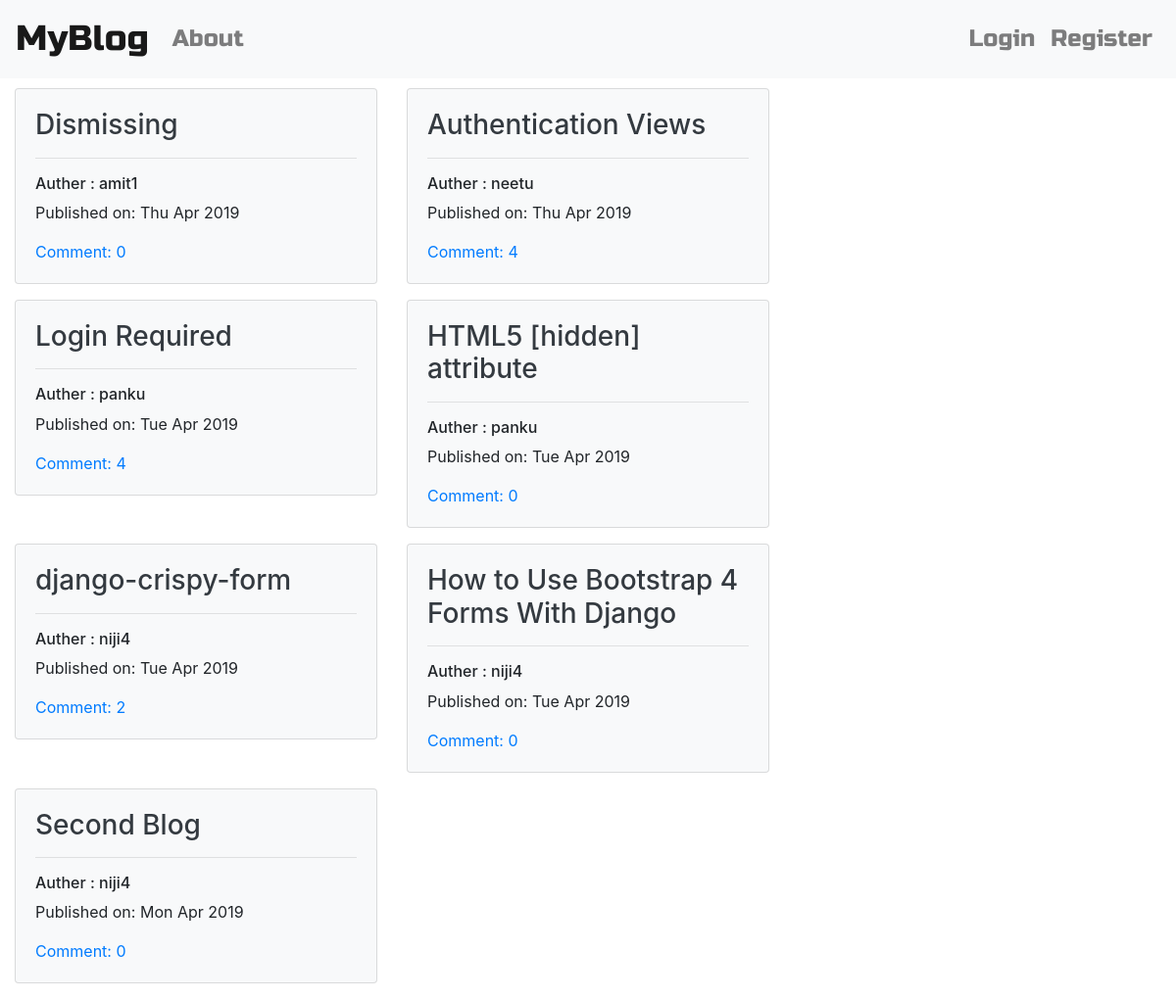
The page / on the database its author committed.
### blog/models.py (models this page shows, shortened)
class Post(models.Model):
	auther = models.ForeignKey('auth.User', on_delete=models.CASCADE)
	title = models.CharField(max_length=256)
	text = models.TextField()
	create_date = models.DateTimeField(default=timezone.now)
	published_date = models.DateTimeField(blank=True, null=True)
	def approve_comments(self):
		return self.comment

### blog/views.py (the view)
# urls.py: path('', views.PostListView.as_view(), name='post_list'),
class PostListView(ListView):
	model = Post
	def get_queryset(self):
		return Post.objects.filter(published_date__lte=timezone.now()).order_by('-published_date')

### blog/templates/blog/post_list.html
{% extends 'blog/base.html' %}
{% block content %}
	<div class="centerstage">
		<div class="row">
			{% for post in post_list %}
				<div class="col-lg-6 col-md-6 col-sm-12 post">
					<div class="card bg-light mb-3" style="max-width: 30rem;">
						<div class="card-body ">
							<h3 class="card-title">
								<a href="{% url 'blog:post_detail' pk=post.pk %}" class="text-dark">
									{{ post.title }}
								</a>
							</h3>
							<hr>
							<div class='date'>
								<h6>Auther : {{ post.auther }}</h6>
								<p>Published on: {{ post.published_date|date:'D M Y'}}</p>
							</div>
							<a href="{% url 'blog:post_detail' pk=post.pk %}">
								Comment: {{ post.approve_comments.count }}
							</a>
						</div>
					</div>
				</div>
			{% endfor %}
		</div>
	</div>
{% endblock %}

### blog/static/css/blog.css (style rules this page uses)
.centerstage { margin-left: auto; margin-right: auto; }

### rows shown on the page
Post: title "Dismissing", auther "amit1", published_date "Thu Apr 2019", approve_comments.count "0"
Post: title "Authentication Views", auther "neetu", published_date "Thu Apr 2019", approve_comments.count "4"
Post: title "Login Required", auther "panku", published_date "Tue Apr 2019", approve_comments.count "4"
Post: title "HTML5 [hidden] attribute", auther "panku", published_date "Tue Apr 2019", approve_comments.count "0"
Post: title "django-crispy-form", auther "niji4", published_date "Tue Apr 2019", approve_comments.count "2"
Post: title "How to Use Bootstrap 4 Forms With Django", auther "niji4", published_date "Tue Apr 2019", approve_comments.count "0"
Post: title "Second Blog", auther "niji4", published_date "Mon Apr 2019", approve_comments.count "0"
